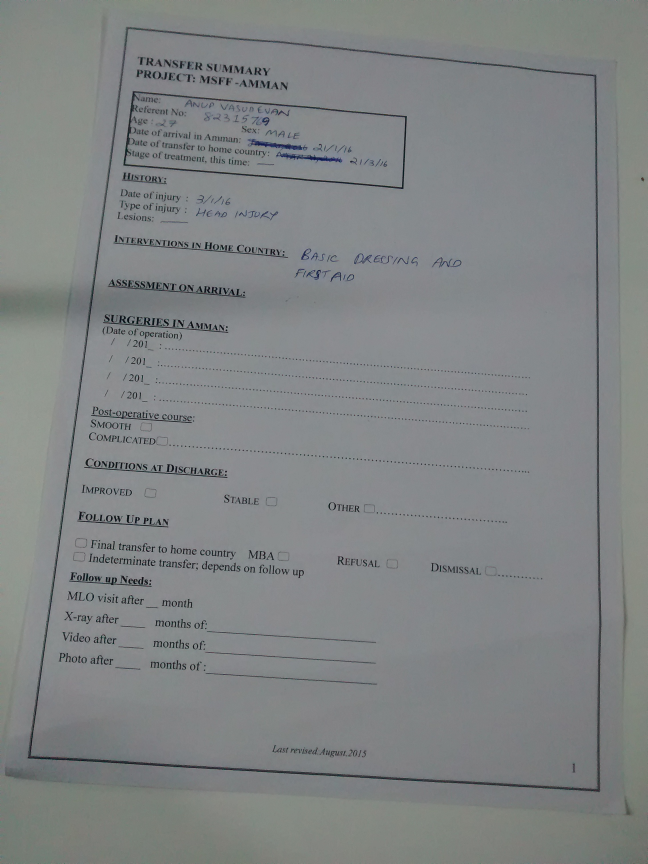
#> input picture resources/form5.jpg, 1944 x 2592 px (shown at 1/3 size)
$ python ocr.py   (Python 2 division)
#> lines starting #> are read from the running program, lines starting #| are printed output that depends on the picture; after the words box and inside, x2 and y2 are one past the last pixel; in counts of white or black regions, pixels touching at a corner belong together
### src/image_preprocessing.py
import deskew
import cv2
import numpy as np
from matplotlib import pyplot as plt

from corner_detector import CornerDetector


def preprocess_image(image):
    """
    Reduce noise

    :param image: image array in numpy
    :return: the processed image
    """
    image = cv2.medianBlur(image, 3)
    gray = cv2.cvtColor(image, cv2.COLOR_RGB2GRAY)

    # Binarisation
    processedimage = cv2.adaptiveThreshold(gray, 255, cv2.ADAPTIVE_THRESH_GAUSSIAN_C, cv2.THRESH_BINARY, 11, 2)
    processedimage = cv2.medianBlur(processedimage, 3)
    return processedimage


def deskew_image(im, pim):
    cornerdetector = CornerDetector(pim)
    corners = cornerdetector.detect_corners()
    for i in range(0, len(corners)):
        corner = corners[i]
        nextcorner = corners[(i + 1) % len(corners)]
        cv2.circle(im, (corner[0], corner[1]), 25, (210, 210, 210), -1)
        cv2.circle(im, (corner[0], corner[1]), 27, (130, 210, 210), 4)
        cv2.line(im, tuple(corner), tuple(nextcorner), (130, 210, 210), 5)
    plt.imshow(im, cmap='gray')
    plt.show()
    deskewer = deskew.Deskewer(im, corners, 1.414)
    transformedimage = deskewer.deskew()
    return transformedimage


def debugPlot(array):
    plt.plot(np.arange(0, len(array), 1), array)
    plt.show()

def debugImage(image):
    plt.imshow(image)
    plt.show()

# Erode and Dilate image
# [6 lines left out: function dilate_erode, not called in this run]

### src/corner_detector.py
import numpy as np
from sklearn import linear_model
from sklearn.cluster import DBSCAN
from itertools import compress
from matplotlib import pyplot as plt


# noinspection SpellCheckingInspection
class CornerDetector:
    """Detects page corners in a thresholded image"""

    def __init__(self, image):
        self.__image = image
        self.__width = np.shape(image)[1]
        self.__height = np.shape(image)[0]
        self.detect_corners()

    def detect_corners(self):
        if hasattr(self, '__corners'):
            return self.__corners
        x, y = 0, 0
        seeds = [(self.__width / 2, 0, 1, 0, 0, 1), (self.__width, self.__height / 2, 0, 1, -1, 0), \
                 (self.__width / 2, self.__height, -1, 0, 0, -1), (0, self.__height / 2, 0, -1, 1, 0)]
        self.edges = []
        for seed in seeds:
            current_edge = self.find_edge(seed)
            if current_edge is None:
                return [[self.__width, 0], [self.__width, self.__height], \
                        [0, self.__height], [0, 0]]
            self.edges.append(current_edge)
        corners = self.get_corners()
        self.__corners = corners
        return corners

    def find_edge(self, seed):
        xi, yi, yli = self.collect_edge_points(seed)
        plt.scatter(xi, yi)
        xi, yi = self.get_biggest_cluster(xi, yi, yli)
        model = linear_model.RANSACRegressor(linear_model.LinearRegression())
        try:
            model.fit(xi, yi)
        except ValueError:
            print("No edge for seed")
            print(seed)
            return None
        return model.estimator_.coef_[0], model.estimator_.intercept_

    def collect_edge_points(self, seed):
        x0, y0, xdir, ydir, xpdir, ypdir = seed
        xi, yi, yli = [], [], []
        if xdir != 0:
            for x in range(x0 - (xdir * self.__width / 4), x0 + (xdir * self.__width / 4), xdir):
                xj, yj = self.drop_scan_line(x, y0, xpdir, ypdir)
                xi.append([xj])
                yi.append(yj)
                yli.append([yj])
        if ydir != 0:
            for y in range(y0 - (ydir * self.__height / 4), y0 + (ydir * self.__height / 4), ydir):
                xj, yj = self.drop_scan_line(x0, y, xpdir, ypdir)
                xi.append([xj])
                yi.append(yj)
                yli.append([xj])
        return xi, yi, yli

    @staticmethod
    def get_biggest_cluster(xi, yi, yli):
        clusters = DBSCAN(15).fit_predict(yli)
        hist, bins = np.histogram(clusters)
        maxi = np.argmax(hist)
        xi = list(compress(xi, clusters == CornerDetector.get_int_between(bins[maxi], bins[maxi + 1])))
        yi = list(compress(yi, clusters == CornerDetector.get_int_between(bins[maxi], bins[maxi + 1])))
        return xi, yi

    @staticmethod
    def get_int_between(num1, num2):
        if np.isclose((num1 * 10 - 10) / 10, 0):
            return int(num1)
        else:
            return int(np.floor(num2))

    def drop_scan_line(self, x0, y0, xdir, ydir):
        x = x0 + xdir
        y = y0 + ydir
        while 0 <= x < self.__width and 0 <= y < self.__height:
            if self.__image[y, x] == 0:
                return x, y
            x = x + xdir
            y = y + ydir
        return x - xdir, y - ydir

    def get_corners(self):
        corners = []
        n = len(self.edges)
        for i in range(0, n):
            line1 = self.edges[i]
            line2 = self.edges[(i + 1) % n]
            corners.append(CornerDetector.get_intersection(line1, line2))
        return corners

    @staticmethod
    def get_intersection(line1, line2):
        a, c = line1
        b, d = line2
        return [int((d - c) / (a - b)), int((a * d - b * c) / (a - b))]

### src/deskew.py
import numpy as np
import math
import cv2


# noinspection SpellCheckingInspection
class Deskewer:
    """Deskews page image given image, skewed corner point coordinates and aspect ratio"""
    __aspect = 1.414

    def __init__(self, image, corners, aspect):
        self.__image = image
        self.__corners = corners
        self.__aspect = aspect
        self.deskew()

    def deskew(self):
        if hasattr(self, '__transImage'):
            return self.__transImage
        transformedcorners = self.get_transformed_coords()
        floatcorners = np.float32(self.__corners)
        floattransformedcorners = np.float32(transformedcorners)
        m = cv2.getPerspectiveTransform(floatcorners, floattransformedcorners)
        transformedimage = cv2.warpPerspective(self.__image, m, (self.__w, self.__h))
        self.__transformedimage = transformedimage
        return transformedimage

    def get_transformed_coords(self):
        self.get_area()
        w = int(math.sqrt(self.__area / self.__aspect))
        h = int(math.sqrt(self.__area * self.__aspect))
        self.__w = w
        self.__h = h
        return [[w, 0], [w, h], [0, h], [0, 0]]

    def get_area(self):
        if hasattr(self, '__area'):
            return self.__area
        area = 0
        n = len(self.__corners)
        for i in range(0, n):
            corner1 = self.__corners[i]
            corner2 = self.__corners[(i + 1) % n]
            area += corner1[0] * corner2[1] - corner2[0] * corner1[1]
        self.__area = abs(area / 2)
        return self.__area

### src/segmenter.py
import numpy as np
from scipy import signal as sg
import cv2
from matplotlib import pyplot as plt
import copy
from image_preprocessing import debugPlot
from image_preprocessing import debugImage


class Segmenter:
    """Segments text based on white spaces"""

    def __init__(self, image, pim):
        self._image = image
        self._width = np.shape(image)[1]
        self._height = np.shape(image)[0]
        self._pim = 255 - pim
        debugImage(self._pim)
        self._threshold = 15
        self._slack = 5
        self._segments = []

    def create_segments(self):
        hist = np.sum(self._pim, axis=self._axis)
        smhist = sg.medfilt(hist, 21)
        diffhist = np.diff(smhist)
        debugPlot(diffhist)
        peaks = self.get_negative_peaks(diffhist)
        print("Length of negative peaks")
        print(peaks)
        print(len(peaks))
        peaks = self.merge_nearby_peaks(peaks, diffhist)
        print("Length of merged negative peaks")
        print(peaks)
        print(len(peaks))

        if len(peaks) <= 1:
            self._segments = []
        else:
            self._segments.insert(0, (0, peaks[0] + self._slack))
            for i in range(1, len(peaks)):
                self.segments.append((peaks[i - 1], peaks[i] + self._slack))
            self._segments.append((peaks[-1], self._height))

    @property
    def segments(self):
        if not self._segments:
            self.create_segments()
        return self._segments

    # [5 lines left out: function get_positive_peaks, not called in this run]

    def get_negative_peaks(self, diffhist):
        return [i for i in range(1, len(diffhist) - 1)
                if diffhist[i - 1] > diffhist[i]
                and diffhist[i + 1] > diffhist[i] < -self._peak_threshold]

    def merge_nearby_peaks(self, peaks, diffhist):
        if len(peaks) == 0:
            return peaks
        mergedpeaks = [peaks[i-1] for i in range(1, len(peaks))
                       if diffhist[peaks[i]] - diffhist[peaks[i - 1]] > -self._threshold]
        mergedpeaks.insert(0, peaks[0])
        mergedpeaks.append(peaks[-1])
        return mergedpeaks


class WordSegmenter(Segmenter):

    # [12 lines left out: functions __init__, display_segments, not called in this run]


class LineSegmenter(Segmenter):

    def __init__(self, image, pim):
        Segmenter.__init__(self, image, pim)
        self._axis = 1
        self._peak_threshold = 255 * 10

    def get_segment_images(self):
        images = []
        for segment in self.segments:
            top, bottom = segment
            images.append(self._image[top:bottom, 0:self._width])
        return images

    def display_segments(self):
        disp_image = copy.copy(self._image)
        for segment in self.segments:
            top, bottom = segment
            cv2.line(disp_image, (0, top), (self._width, top), (0, 0, 255), 1)
            cv2.line(disp_image, (0, bottom), (self._width, bottom), (0, 0, 255), 1)
        plt.imshow(disp_image)
        plt.show()

### src/ocr.py
import cv2
import numpy as np
from matplotlib import pyplot as plt

from segmenter import LineSegmenter, WordSegmenter
from image_preprocessing import preprocess_image, deskew_image

# Display input image
img = cv2.cvtColor(cv2.imread('../resources/form5.jpg'), cv2.COLOR_BGR2RGB)
plt.imshow(img)
plt.show()

# Display preprocessed and deskewed image
im = preprocess_image(img)
#> in preprocess_image, `processedimage = cv2.adaptiveThreshold(gray, 255, cv2.ADAPTIVE_THRESH_..`:
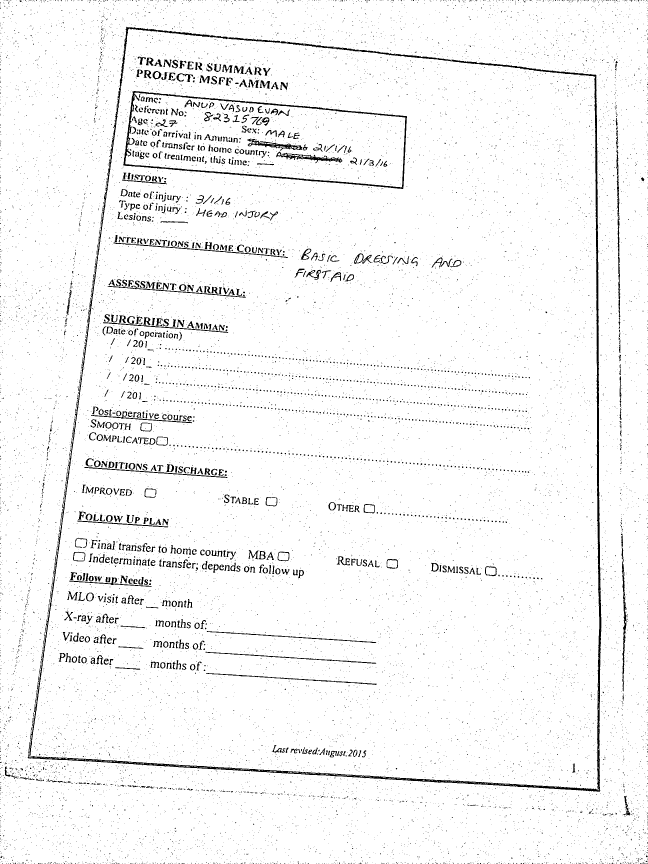
#> processedimage: shape (2592, 1944) (shown at 1/3 size); 96.1% white; 16650 black regions (15853 under 20 px), largest, box (x1, y1, x2, y2) and area: (83, 80, 1804, 2375) 40194, (370, 273, 1221, 567) 9982, (1864, 1642, 1881, 2074) 1855
img = deskew_image(img, im)
#> in deskew_image, `corners = cornerdetector.detect_corners()`: corners = [[1846, 227], [1882, 2378], [33, 2271], [429, 84]]
#> the loop in deskew_image, `for i in range(0, len(corners)):` made 4 passes
#> (corner, nextcorner) on passes 1 to 4: ([1846, 227], [1882, 2378]), ([1882, 2378], [33, 2271]), ([33, 2271], [429, 84]), ([429, 84], [1846, 227])
#> in deskew_image, `plt.show()`:
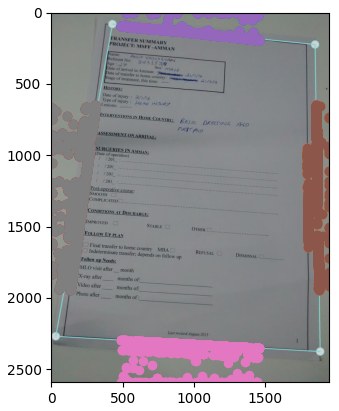
#> figure drawn by matplotlib, 1 panel
#> in deskew, `m = cv2.getPerspectiveTransform(floatcorners, floattransformedcorners)`: m = [[1.07, 0.193, -473.7], [-0.132, 1.31, -53.43], [-3.29e-05, 0.000133, 1]]
#> in deskew, `transformedimage = cv2.warpPerspective(self.__image, m, (self.__w, sel..`:
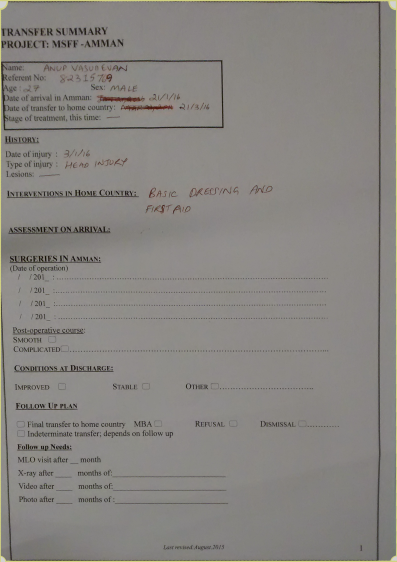
#> transformedimage: shape (2245, 1587, 3) (shown at 1/4 size); mean of channels 0, 1, 2 128.8, 132.4, 135.4; drawn as B, G, R
plt.imshow(img)
plt.show()

# Display lines recognized from the page.
pim = preprocess_image(img)
#> in preprocess_image (call 2), `processedimage = cv2.adaptiveThreshold(gray, 255, cv2.ADAPTIVE_THRESH_..`:
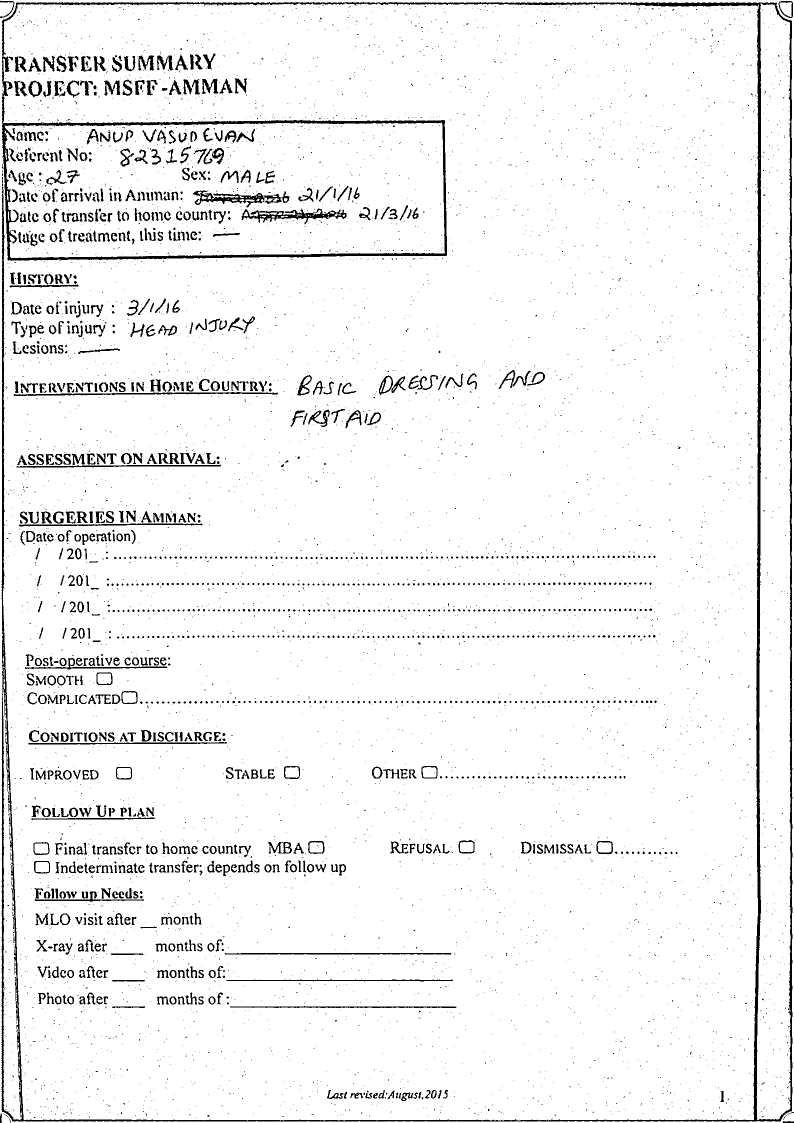
#> processedimage: shape (2245, 1587) (shown at 1/2 size); 94.9% white; 6657 black regions (5909 under 20 px), largest, box (x1, y1, x2, y2) and area: (3, 4, 1585, 2243) 57837, (483, 417, 693, 449) 2213, (386, 381, 579, 415) 2155
segmenter = LineSegmenter(img, pim)
#> in __init__, `self._pim = 255 - pim`:
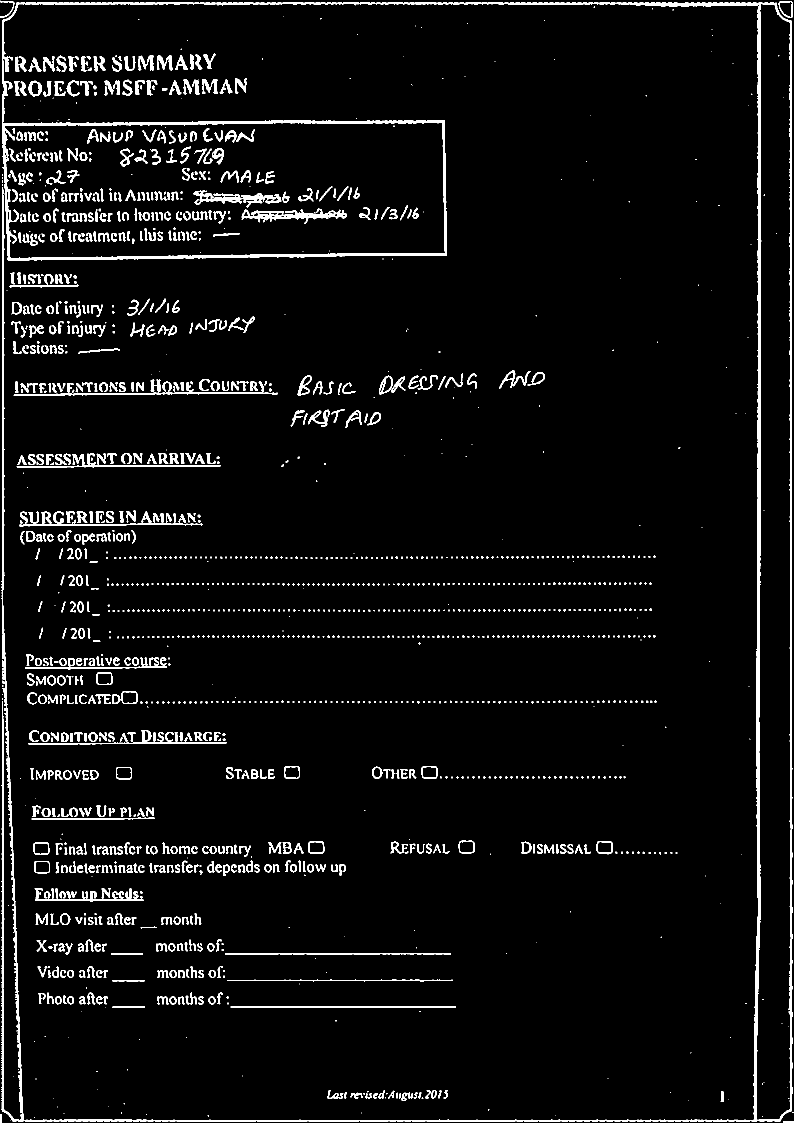
#> self._pim: shape (2245, 1587) (shown at 1/2 size); 4.8% white; 1631 white regions (878 under 20 px), largest, box (x1, y1, x2, y2) and area: (3, 4, 1585, 2243) 44482, (4, 120, 894, 521) 13364, (483, 417, 693, 448) 2271
segmenter.display_segments()
#> in debugPlot, `plt.show()`:
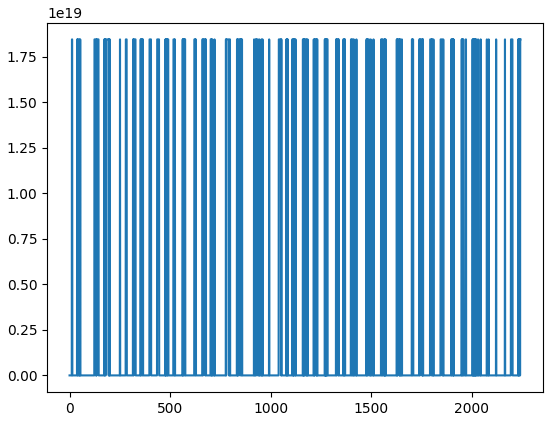
#> figure drawn by matplotlib, 1 panel; curve peaks at x = 13, y = 1.84e+19
#| 0
#| 0

# Display line segments
seg_images = segmenter.get_segment_images()
#| 0
#| 0
#> after the loop in get_segment_images, `for segment in self.segments:`: images = []
#> seg_images = []
for seg_image in seg_images:
    pseg_image = preprocess_image(seg_image)
    word_segmenter = WordSegmenter(seg_image, pseg_image)
    word_segmenter.display_segments()
#> this loop made 0 passes

$ run again, with resources/form2.jpg copied over resources/form5.jpg
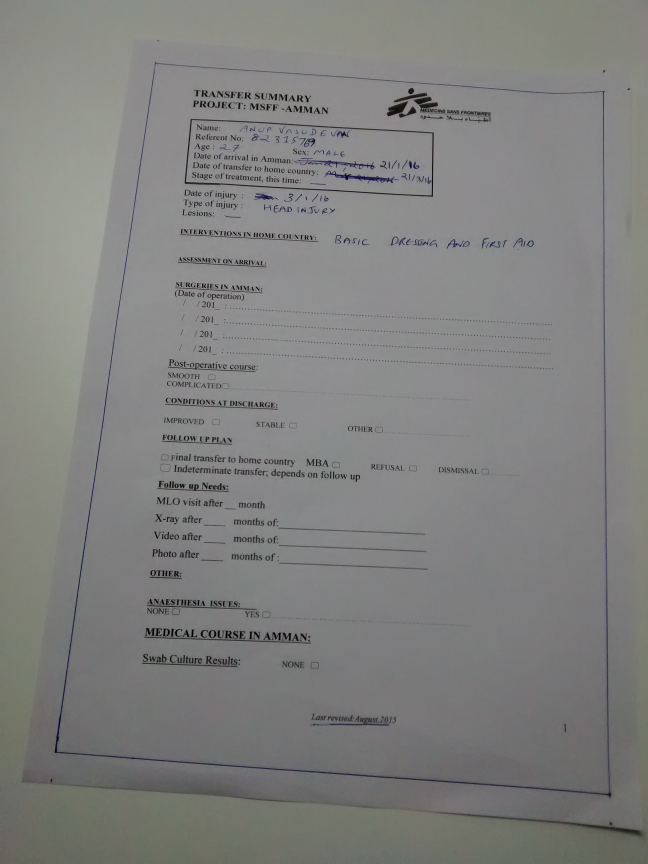
#> input picture resources/form2.jpg, 1944 x 2592 px (shown at 1/3 size)
#> in preprocess_image, `processedimage = cv2.adaptiveThreshold(gray, 255, cv2.ADAPTIVE_THRESH_..`:
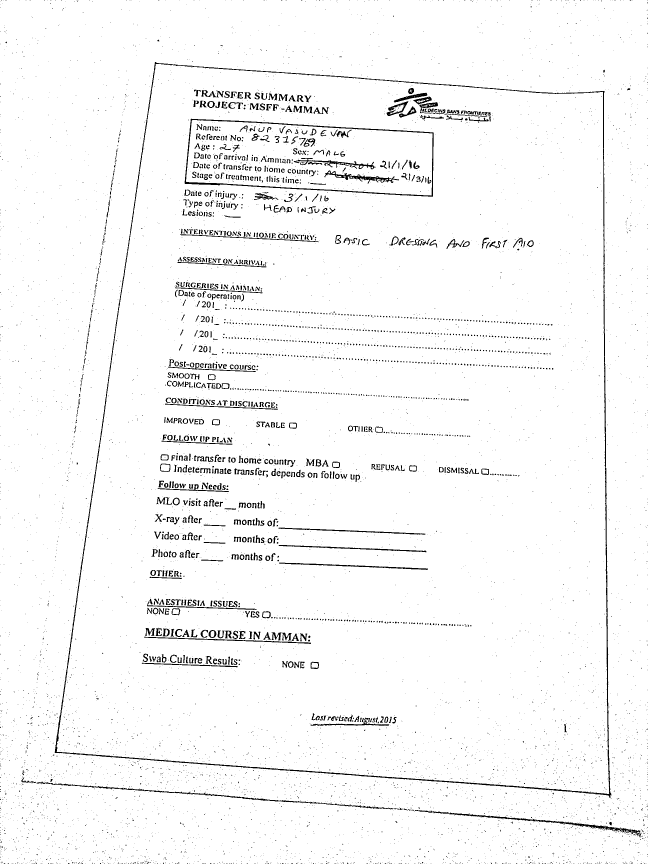
#> processedimage: shape (2592, 1944) (shown at 1/3 size); 96.8% white; 8632 black regions (7800 under 20 px), largest, box (x1, y1, x2, y2) and area: (164, 186, 1836, 2395) 22485, (554, 356, 1301, 591) 6428, (1245, 2430, 1923, 2512) 3532
#> corners = [[1807, 287], [1827, 2477], [148, 2349], [462, 188]]
#> the loop in deskew_image, `for i in range(0, len(corners)):` made 4 passes
#> (corner, nextcorner) on passes 1 to 4: ([1807, 287], [1827, 2477]), ([1827, 2477], [148, 2349]), ([148, 2349], [462, 188]), ([462, 188], [1807, 287])
#> m = [[1.15, 0.167, -561.4], [-0.0926, 1.26, -193.8], [-7.31e-06, 0.000116, 1]]
#> image: shape (2162, 1529, 3)
#> gray: shape (2162, 1529)
#> self._pim: shape (2162, 1529); 4.8% white; 1670 white regions (862 under 20 px), largest, box (x1, y1, x2, y2) and area: (3, 4, 1527, 2160) 32232, (149, 179, 970, 424) 8254, (610, 340, 856, 377) 2465
#> in debugPlot, `plt.show()`:
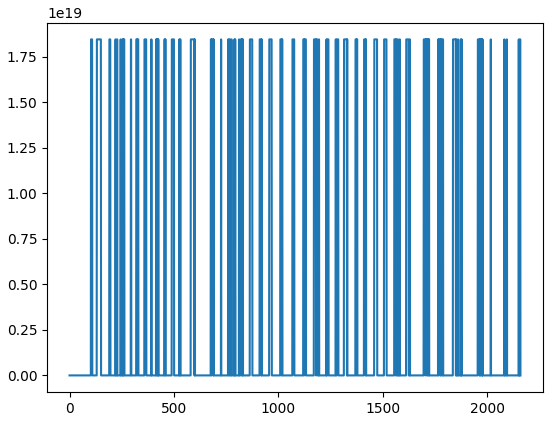
#> figure drawn by matplotlib, 1 panel; curve peaks at x = 104, y = 1.84e+19
#| 0
#| 0
#| 0
#| 0
#> after the loop in get_segment_images, `for segment in self.segments:`: images = []
